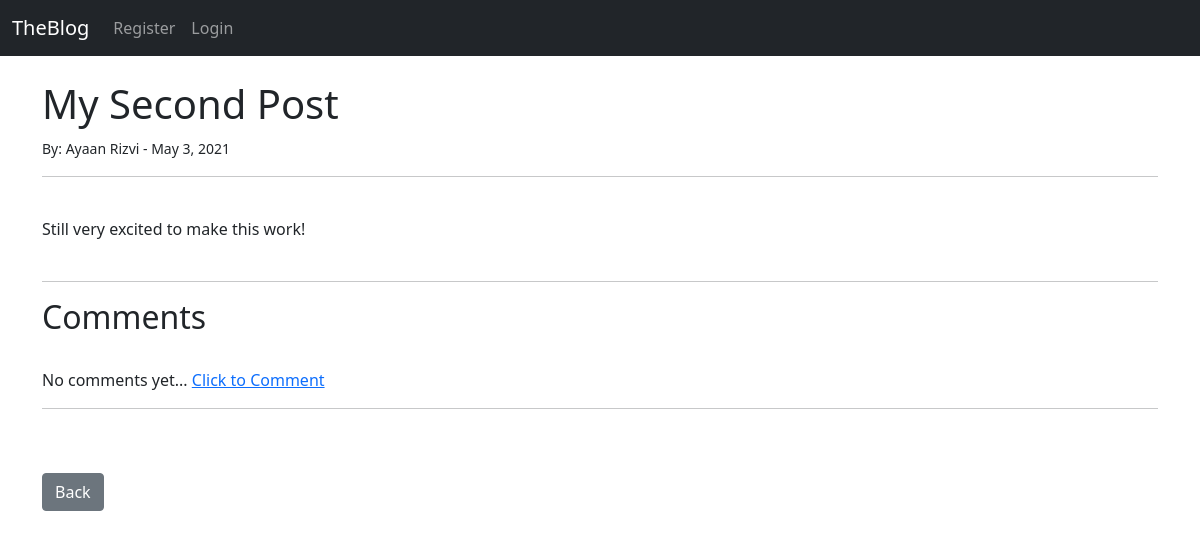
The app's page /article/2 with its own data.
### theblog/models.py (models this page shows, shortened)
class Post(models.Model):
	title = models.CharField(max_length=255)
	title_tag = models.CharField(max_length=255)
	author = models.ForeignKey(User, on_delete=models.CASCADE)
	body = models.TextField()
	post_date = models.DateField(auto_now_add=True)

### theblog/views.py (the view)
# urls.py: path('article/<int:pk>', ArticleDetailView.as_view(), name='article-detail'),
class ArticleDetailView(DetailView):
	model = Post
	template_name = 'article_details.html'

### theblog/templates/article_details.html (shortened to what this page needs)
{% extends 'base.html' %}
{% block content %}
<h1>{{ post.title }}</h1>
<small>By:
	{{ post.author.first_name }}
	{{post.author.last_name}} -
	{{ post.post_date }}
</small><br/>
<hr>
<br/>
{{ post.body }}
<br/><br/>
<hr>
<h2>Comments</h2>
<br/>
{% if not post.comments.all %}
	No comments yet... <a href="{% url 'add_comment' post.pk %}">Click to Comment</a>
{% endif %}
<hr>
<br/><br/>
<a href="{% url 'home' %}" class="btn btn-secondary">Back</a>
{% endblock %}

### records on screen
Post: title "My Second Post", author.first_name "Ayaan", author.last_name "Rizvi", post_date "May 3, 2021", body "Still very excited to make this work!"
